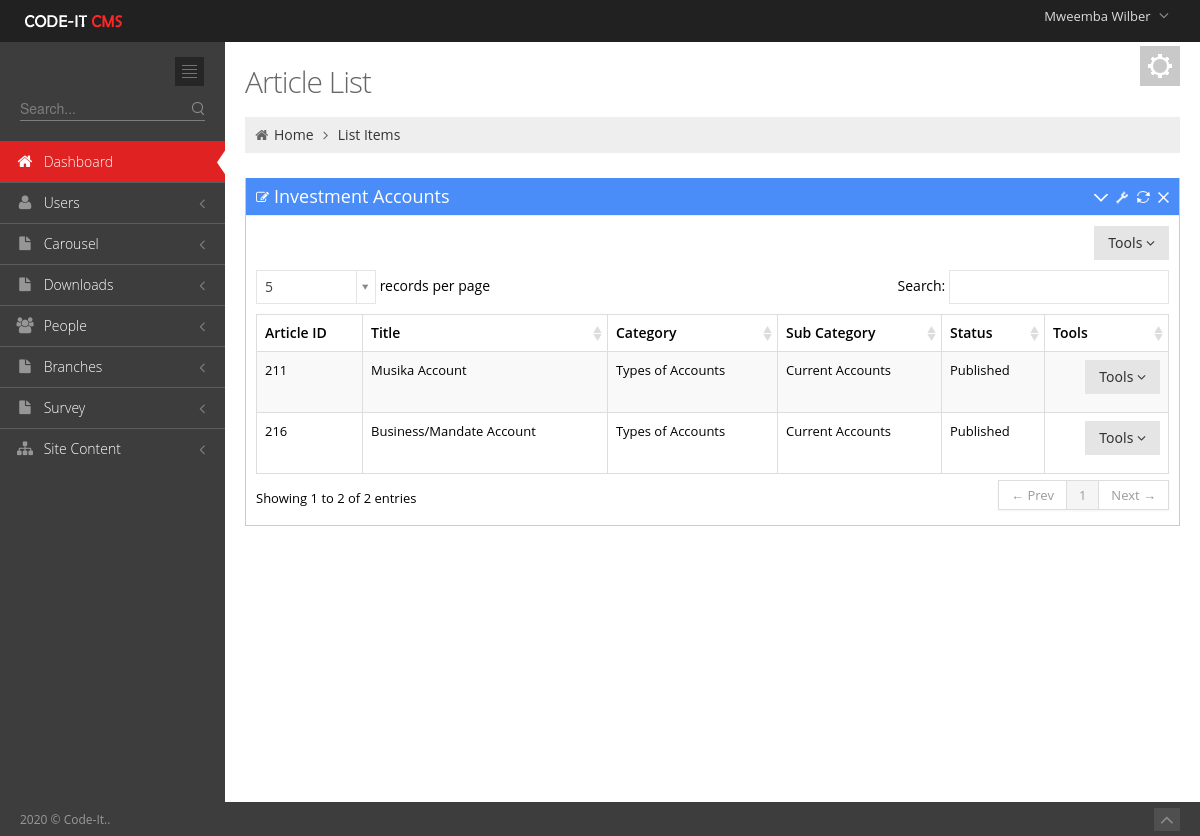
/Admin/ArticleListCurrent.php (signed in), run on the app's committed database.
### tables this page shows
CREATE TABLE `user_tbl` (
  `username` varchar(50) NOT NULL,
  `password` text NOT NULL,
  `email` text NOT NULL,
  `contact_no` varchar(50) NOT NULL,
  `branch` int(11) NOT NULL,
  `level` int(11) NOT NULL,
  `Position` text NOT NULL,
  `active` int(11) NOT NULL,
  `Staff_no` int(11) NOT NULL,
  `profile_picture` text NOT NULL,
  `last_pass_change` date NOT NULL,
  `emp_id` int(3) NOT NULL,
  `Status` varchar(20) NOT NULL,
  `date_created` date NOT NULL
);

CREATE TABLE `employees_tbl` (
  `emp_id` int(4) UNSIGNED ZEROFILL NOT NULL,
  `Title` text NOT NULL,
  `first_name` varchar(100) DEFAULT NULL,
  `last_name` varchar(100) DEFAULT NULL,
  `date_of_birth` date DEFAULT NULL,
  `email` varchar(100) DEFAULT NULL,
  `mobile_number` varchar(18) DEFAULT NULL,
  `whatsapp` text NOT NULL,
  `address1` varchar(100) DEFAULT NULL,
  `address2` varchar(100) DEFAULT NULL,
  `city_town` varchar(100) DEFAULT NULL,
  `genda` varchar(10) DEFAULT NULL,
  `country` varchar(100) DEFAULT NULL,
  `date_joined` date DEFAULT NULL,
  `jobRole` text,
  `Qualification_level` varchar(40) NOT NULL,
  `qualification_Area` varchar(100) NOT NULL,
  `Category` text NOT NULL,
  `Picture` text NOT NULL,
  `brief_profile` text NOT NULL
);

CREATE TABLE `articles` (
  `article_id` int(11) NOT NULL,
  `At_Title` text NOT NULL,
  `At_content` longtext NOT NULL,
  `At_image` text NOT NULL,
  `At_sub_cat` int(11) NOT NULL,
  `At_category` int(11) NOT NULL,
  `At_status` text NOT NULL,
  `Document` text NOT NULL,
  `ytube` text NOT NULL
);

CREATE TABLE `at_categories` (
  `ID` int(11) NOT NULL,
  `Name` text NOT NULL
);

CREATE TABLE `sub_category` (
  `Sub_id` int(11) NOT NULL,
  `Sub_name` text NOT NULL,
  `Category_id` int(11) NOT NULL
);

### includes/sessions.php (called while the page is built, shortened)
<?php
include 'Dbconnect.php';
$dbuser=$_SESSION['username'];
   $query="SELECT * FROM `user_tbl` INNER JOIN `employees_tbl` ON `employees_tbl`.`emp_id`=`user_tbl`.`Staff_no` WHERE `username`='$dbuser'";
      $q1=mysqli_query($conn,$query)or die(mysqli_error());
            while ($row = mysqli_fetch_array($q1)) {
            $firstname=$row['first_name'];
            }
?>

### Admin/ArticleListCurrent.php (the view, shortened to what this page needs)
<?php include '../includes/sessions.php';?><!DOCTYPE html>
 <html lang="en">
<head>
	<link href="media/css/bootstrap.min.css" rel="stylesheet" type="text/css"/>
	<link href="media/css/bootstrap-responsive.min.css" rel="stylesheet" type="text/css"/>
	<link href="media/css/font-awesome.min.css" rel="stylesheet" type="text/css"/>
	<link href="media/css/style-metro.css" rel="stylesheet" type="text/css"/>
	<link href="media/css/style.css" rel="stylesheet" type="text/css"/>
	<link href="media/css/style-responsive.css" rel="stylesheet" type="text/css"/>
	<link href="media/css/default.css" rel="stylesheet" type="text/css" id="style_color"/>
	<link href="media/css/uniform.default.css" rel="stylesheet" type="text/css"/>
	<link rel="stylesheet" type="text/css" href="media/css/select2_metro.css" />
	<link rel="stylesheet" href="media/css/DT_bootstrap.css" />
</head>
<?php
include 'includes/header.php';
include 'includes/sidebar.php';
?>
		<div class="page-content">
			<div class="container-fluid">
				<div class="row-fluid">
					<div class="span12">
						<div class="color-panel hidden-phone">
							<div class="color-mode-icons icon-color"></div>
						</div>
						<h3 class="page-title">
							Article List
						</h3>
						<ul class="breadcrumb">
							<li>
								<i class="icon-home"></i>
								<a href="index.html">Home</a>
								<i class="icon-angle-right"></i>
							</li>
							<li><a href="#">List Items</a></li>
						</ul>
					</div>
				</div>
				<div class="row-fluid">
					<div class="span12">
						<div class="portlet box blue">
							<div class="portlet-title">
								<div class="caption"><i class="icon-edit"></i>Investment Accounts</div>
								<div class="tools">
									<a href="javascript:;" class="collapse"></a>
									<a href="#portlet-config" data-toggle="modal" class="config"></a>
									<a href="javascript:;" class="reload"></a>
									<a href="javascript:;" class="remove"></a>
								</div>
							</div>
							<div class="portlet-body">
								<div class="clearfix">
									<div class="btn-group pull-right">
										<button class="btn dropdown-toggle" data-toggle="dropdown">Tools <i class="icon-angle-down"></i>
										</button>
									</div>
								</div>
								<table class="table table-striped table-hover table-bordered" id="sample_editable_1">
									<thead>
										<tr>
											<th>Article ID</th>
											<th>Title</th>
											<th>Category</th>
											<th>Sub Category</th>
											<th>Status</th>
											<th>Tools</th>
										</tr>
									</thead>
									<tbody>
                                <?php
 $propertySQL="SELECT * FROM `articles`
 INNER JOIN `at_categories` ON `articles`.`At_category`=`at_categories`.`ID` INNER JOIN `sub_category` ON `sub_category`.`Sub_id`=`articles`.`At_sub_cat`  WHERE `At_sub_cat`='43' ";
											$results=mysqli_query($conn,$propertySQL);
											while($row5=mysqli_fetch_array($results)){
            ?>
										<tr class="">
                                             <td><?php  echo $row5['article_id']; ?></td>
											<td><?php  echo $row5['At_Title']; ?></td>
											<td><?php  echo $row5['Name']; ?></td>
											<td><?php  echo $row5['Sub_name']; ?></td>
											<td><?php  echo $row5['At_status']; ?></td>
											<td><div class="btn-group pull-right">
										<button class="btn dropdown-toggle" data-toggle="dropdown">Tools <i class="icon-angle-down"></i>
										</button>
									</div></td>
										</tr>
									<?php } 		 ?>
									</tbody>
								</table>
							</div>
						</div>
					</div>
				</div>
			</div>
		</div>
	</div>
	<div class="footer">
		<div class="footer-inner">
			2020 &copy; Code-It..
		</div>
		<div class="footer-tools">
			<span class="go-top">
			<i class="icon-angle-up"></i>
			</span>
		</div>
	</div>
</body>
</html>

### Admin/includes/header.php (shortened to what this page needs)
<?php
 include '../includes/sessions.php';
?>
 <html lang="en" class="no-js">
<body class="page-header-fixed">
	<div class="header navbar navbar-inverse navbar-fixed-top">
		<div class="navbar-inner">
			<div class="container-fluid">
				<a class="brand" href="index.php">
				<img src="media/image/logo.png" alt="logo"/>
				</a>
				<ul class="nav pull-right">
					<li class="dropdown user">
						<a href="#" class="dropdown-toggle" data-toggle="dropdown">
						<span class="username"><?php echo $firstname ;?></span>
						<i class="icon-angle-down"></i>
						</a>
					</li>
				</ul>
			</div>
		</div>
	</div>
	<div class="page-container">

### Admin/media/css/style-metro.css (style rules this page uses)
div, input, select, textarea, span, img, table, td, th, p, a, button, ul, li { -webkit-border-radius: 0 !important; -moz-border-radius: 0 !important; border-radius: 0 !important; }
.btn { background-color: #e5e5e5; background-image: none; filter: none; border: 0; padding: 7px 14px; text-shadow: none; font-family: "Segoe UI", Helvetica, Arial, sans-serif; font-size: 14px; color: #333333; cursor: pointer; outline: none; -webkit-box-shadow: none !important; -moz-box-shadow: none !important; box-shadow: none !important; -webkit-border-radius: 0 !important; -moz-border-radius: 0 !important; border-radius: 0 !important; }

### Admin/media/css/style-responsive.css (style rules this page uses)
@media (min-width: 980px) { .page-content { margin-left: 225px; margin-top: 0px; min-height: 760px; } }

### Admin/media/css/default.css (style rules this page uses)
body { background-color: #3d3d3d !important; }
.header .navbar-inner { filter: none !important; background-image: none !important; background-color: #212121 !important; }
.header .nav li.dropdown .dropdown-toggle i { color: #8a8a8a !important; }
.footer .footer-inner { color: #999999; }
.footer .footer-tools .go-top { background-color: #4f4f4f; }
.footer .footer-tools .go-top i { color: #8a8a8a; }

### data on the page
user_tbl: employees_tbl.first_name "Mweemba Wilber"
articles: article_id "211", At_Title "Musika Account", at_categories.Name "Types of Accounts", sub_category.Sub_name "Current Accounts", At_status "Published"
articles: article_id "216", At_Title "Business/Mandate Account", at_categories.Name "Types of Accounts", sub_category.Sub_name "Current Accounts", At_status "Published"
